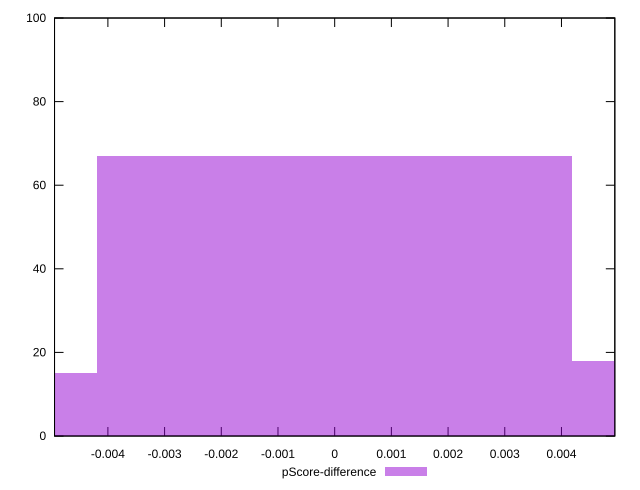

Source code (gnuplot):
reset

$pScoreDifference <<EOF
0 67
0.008372401316215554 18
-0.008372401316215554 15
EOF

set key outside below
set boxwidth 0.008372401316215554
set xrange [-0.004941176470588227:0.004941176470588227]
set yrange [0:100]
set trange [0:100]
set style fill transparent solid 0.5 noborder
set terminal svg size 640, 490 enhanced background rgb 'white'
set output "report_00017_2021-02-10T15-08-03.406Z/render-blocking-resources/samples/pages+cached/pScore-difference/histogram.svg"

plot $pScoreDifference title "pScore-difference" with boxes

reset
